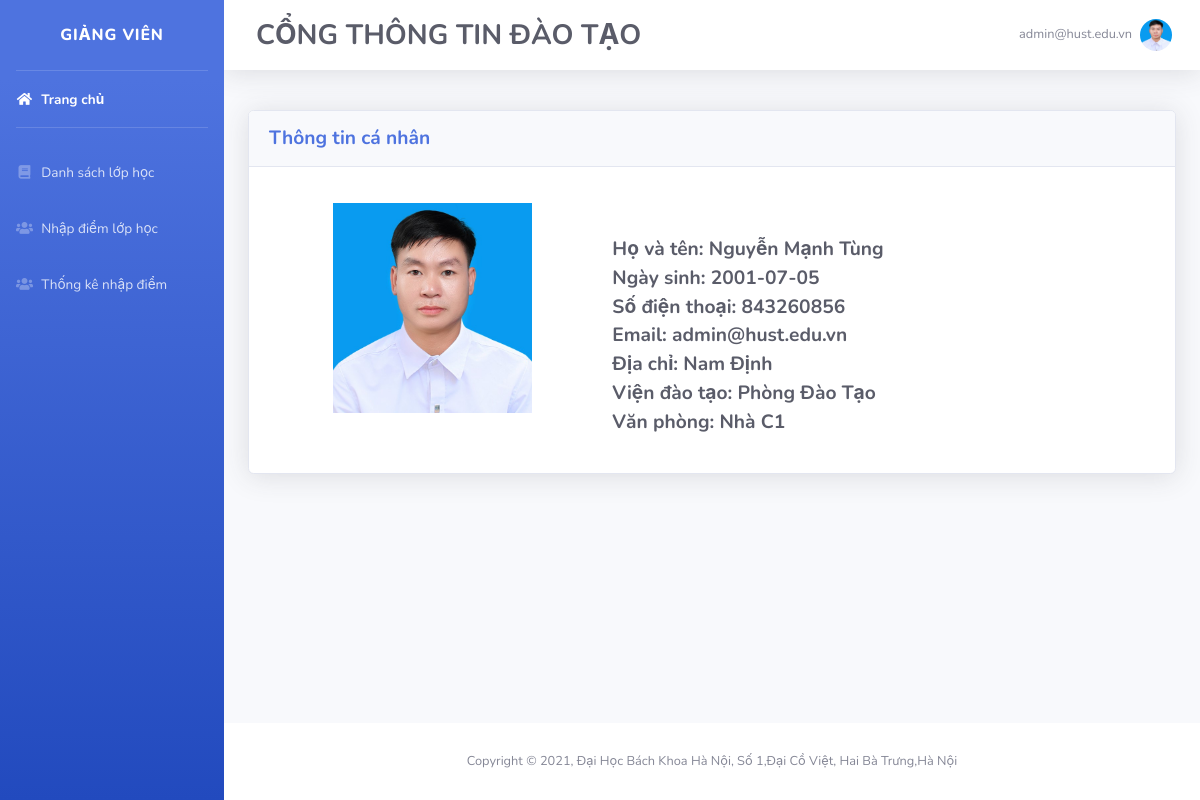
The app's page /teacher/index.php (signed in), older data.
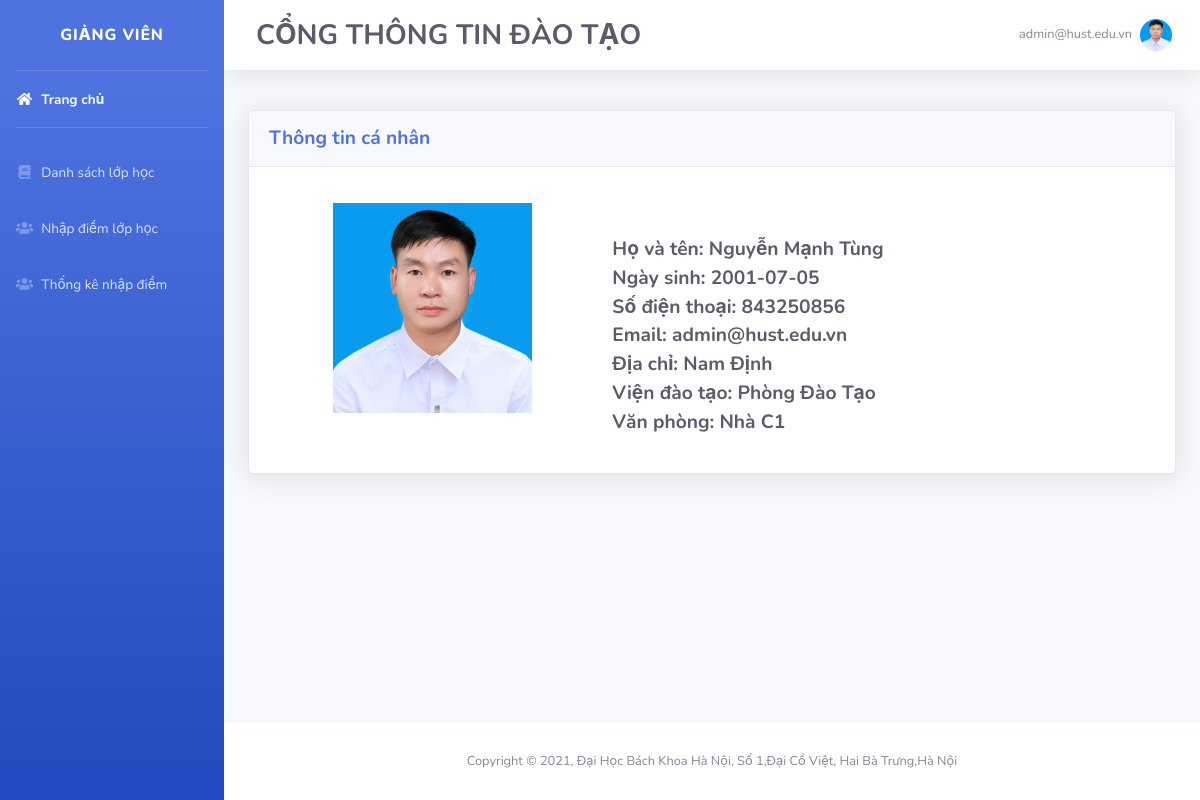
The same page, newer data.
### tables this page shows
CREATE TABLE `user` (
  `email` varchar(255) NOT NULL,
  `fullname` varchar(255) NOT NULL,
  `birthday` date NOT NULL,
  `Ma_Khoa` varchar(5) NOT NULL,
  `address` varchar(255) DEFAULT NULL,
  `phone` int(10) DEFAULT NULL,
  `password` varchar(255) NOT NULL,
  `level` int(11) NOT NULL,
  `time` datetime NOT NULL DEFAULT current_timestamp()
);

### teacher/front_end/layout_home.php (the view)
<div class="container-fluid">
    <div class="row">
        <div class="col-lg-12">
        <div class="card mb-4 shadow mt-3">
            <div class="card-header py-3">
                <h6 class="m-0 font-weight-bold text-primary"style="font-size: 1.2rem;">Thông tin cá nhân</h6>
            </div>
            <div class="card-body row">
                <div class="col-4">
                    <div class="text-left ml-5">
                        <img class="img-fluid px-3  mt-3 mb-4" style="width: 18rem;"
                            src="../img/undraw_profile.jpg" alt="...">
                    </div>
                </div>
                <div class="col-6">
                    <div>
                        <ul class=" text-left mt-5 mt-5 font-weight-bold text-gray-800" style="font-size: 1.2rem;">
                        <?php
                            include"../database/config.php";
                            $email = $_SESSION['CurrenUser'];
                            $sql = "SELECT * FROM user WHERE email= '$email'";
                            $result = mysqli_query($conn,$sql);
                            if(mysqli_num_rows($result)>0){
                                $row = mysqli_fetch_assoc($result);
                                echo"<li>Họ và tên:  ".$row['fullname']."</li>";
                                echo"<li>Ngày sinh:  ".$row['birthday']."</li>";
                                echo"<li>Số điện thoại:  ".$row['phone']."</li>";
                                echo"<li>Email:  ".$row['email']."</li>";
                                echo"<li>Địa chỉ:  ".$row['address']."</li>";
                                $Ma_Khoa = $row['Ma_Khoa'];
                                $sql = "SELECT * FROM khoa_data WHERE Ma_Khoa= '$Ma_Khoa'";
                                $result = mysqli_query($conn,$sql);
                                $row = mysqli_fetch_assoc($result);
                                echo"<li>Viện đào tạo:  ".$row['Ten_Khoa']."</li>";
                                echo"<li>Văn phòng:  ".$row['Dia_Chi']."</li>";
                            }
                        ?>
                        </ul>
                    </div>
                </div>
            </div>
        </div>
        </div>
    </div>
</div>

Row changes from the older to the newer data that the page shows:
changed user "Nguyễn Mạnh Tùng": phone "843260856" → "843250856"
